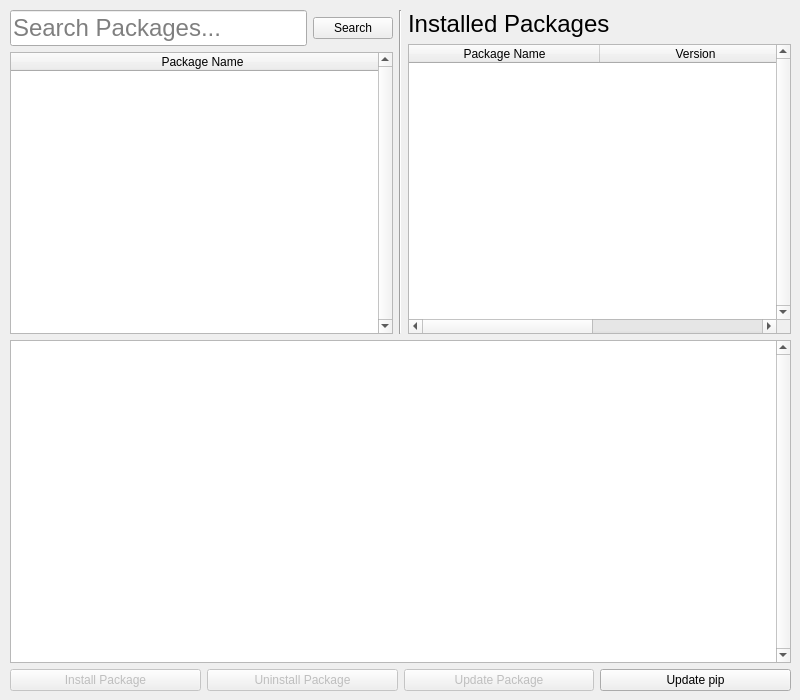
<?xml version="1.0" encoding="UTF-8"?>
<ui version="4.0">
 <class>MainWindow</class>
 <widget class="QMainWindow" name="MainWindow">
  <property name="geometry">
   <rect>
    <x>0</x>
    <y>0</y>
    <width>800</width>
    <height>700</height>
   </rect>
  </property>
  <property name="sizePolicy">
   <sizepolicy hsizetype="Fixed" vsizetype="Fixed">
    <horstretch>0</horstretch>
    <verstretch>0</verstretch>
   </sizepolicy>
  </property>
  <property name="windowTitle">
   <string>pip Graphical Manager</string>
  </property>
  <widget class="QWidget" name="centralwidget">
   <widget class="QWidget" name="layoutWidget">
    <property name="geometry">
     <rect>
      <x>10</x>
      <y>10</y>
      <width>781</width>
      <height>681</height>
     </rect>
    </property>
    <layout class="QGridLayout" name="gridLayout">
     <item row="2" column="0" colspan="3">
      <layout class="QHBoxLayout" name="horizontalLayout">
       <item>
        <widget class="QPushButton" name="installButton">
         <property name="enabled">
          <bool>false</bool>
         </property>
         <property name="text">
          <string>Install Package</string>
         </property>
        </widget>
       </item>
       <item>
        <widget class="QPushButton" name="uninstallButton">
         <property name="enabled">
          <bool>false</bool>
         </property>
         <property name="text">
          <string>Uninstall Package</string>
         </property>
        </widget>
       </item>
       <item>
        <widget class="QPushButton" name="updateButton">
         <property name="enabled">
          <bool>false</bool>
         </property>
         <property name="text">
          <string>Update Package</string>
         </property>
        </widget>
       </item>
       <item>
        <widget class="QPushButton" name="updatePipButton">
         <property name="enabled">
          <bool>true</bool>
         </property>
         <property name="text">
          <string>Update pip</string>
         </property>
        </widget>
       </item>
      </layout>
     </item>
     <item row="0" column="0">
      <layout class="QVBoxLayout" name="verticalLayout">
       <item>
        <layout class="QHBoxLayout" name="horizontalLayout_2">
         <item>
          <widget class="QLineEdit" name="packageSearchEntry">
           <property name="font">
            <font>
             <pointsize>18</pointsize>
            </font>
           </property>
           <property name="placeholderText">
            <string>Search Packages...</string>
           </property>
          </widget>
         </item>
         <item>
          <widget class="QPushButton" name="searchButton">
           <property name="text">
            <string>Search</string>
           </property>
          </widget>
         </item>
        </layout>
       </item>
       <item>
        <widget class="QTableWidget" name="packageTable">
         <property name="verticalScrollBarPolicy">
          <enum>Qt::ScrollBarAlwaysOn</enum>
         </property>
         <property name="editTriggers">
          <set>QAbstractItemView::NoEditTriggers</set>
         </property>
         <attribute name="horizontalHeaderDefaultSectionSize">
          <number>383</number>
         </attribute>
         <column>
          <property name="text">
           <string>Package Name</string>
          </property>
         </column>
        </widget>
       </item>
      </layout>
     </item>
     <item row="1" column="0" colspan="3">
      <widget class="QTextEdit" name="packageInfoTextArea">
       <property name="verticalScrollBarPolicy">
        <enum>Qt::ScrollBarAlwaysOn</enum>
       </property>
       <property name="readOnly">
        <bool>true</bool>
       </property>
      </widget>
     </item>
     <item row="0" column="2">
      <layout class="QVBoxLayout" name="verticalLayout_2">
       <item>
        <widget class="QLabel" name="installedPackagesLabel">
         <property name="font">
          <font>
           <pointsize>18</pointsize>
          </font>
         </property>
         <property name="text">
          <string>Installed Packages</string>
         </property>
        </widget>
       </item>
       <item>
        <widget class="QTableWidget" name="installedPackagesTable">
         <property name="verticalScrollBarPolicy">
          <enum>Qt::ScrollBarAlwaysOn</enum>
         </property>
         <property name="editTriggers">
          <set>QAbstractItemView::NoEditTriggers</set>
         </property>
         <property name="selectionBehavior">
          <enum>QAbstractItemView::SelectRows</enum>
         </property>
         <attribute name="horizontalHeaderDefaultSectionSize">
          <number>191</number>
         </attribute>
         <column>
          <property name="text">
           <string>Package Name</string>
          </property>
         </column>
         <column>
          <property name="text">
           <string>Version</string>
          </property>
         </column>
        </widget>
       </item>
      </layout>
     </item>
     <item row="0" column="1">
      <widget class="Line" name="line">
       <property name="orientation">
        <enum>Qt::Vertical</enum>
       </property>
      </widget>
     </item>
    </layout>
   </widget>
  </widget>
 </widget>
 <resources/>
 <connections/>
</ui>
